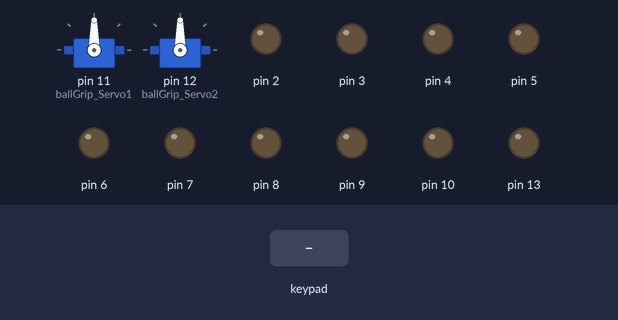
Bench run of a sketch on a simulated Arduino Uno, built with avr-gcc and run on an emulated ATmega328P. Shown: 2 × servo, output pins drawn as LEDs (lit = HIGH). The inputs (shaded band) are chosen by the test bench. What the sketch prints to the serial monitor is not drawn.

Above: at 1.2 s.
1.3 s: key 'U' pressed
At 1.5 s:
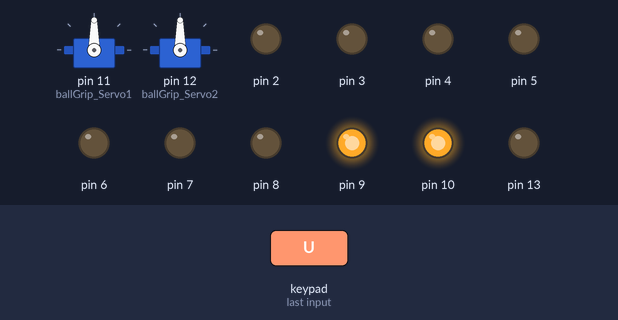
3.2 s: key 'L' pressed
At 3.4 s:
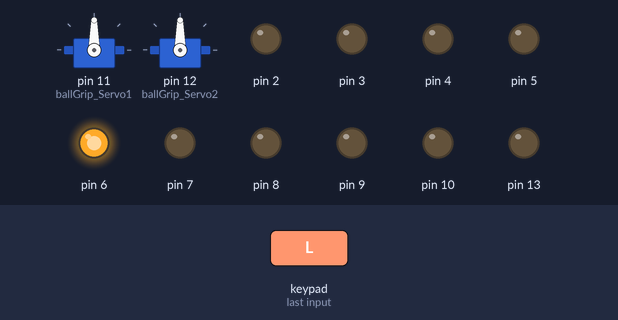
5.1 s: key 'X' pressed
At 5.3 s:
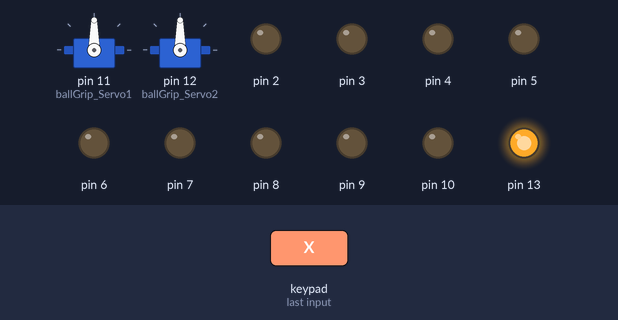
Timing chart, 0 to 8.1 s (numbered marks = the images above; inputs shaded):
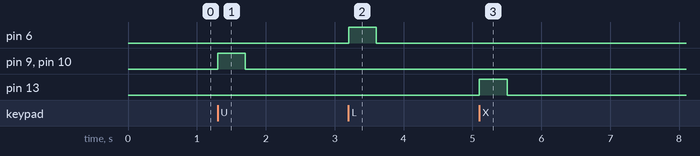

Measured:
- after the input at 1.3 s, pin 9, pin 10: LOW → HIGH at once, → LOW 0.40 s later
- after the input at 3.2 s, pin 6: LOW → HIGH at once, → LOW 0.40 s later
- after the input at 5.1 s, pin 13: LOW → HIGH at once, → LOW 0.40 s later

The sketch:

main.ino
```cpp
#include "TDK2021.h"
#include <Servo.h>
#include <PS2X_lib.h>
#include <SPI.h>
#include "RF24.h"
#include "Adafruit_Keypad.h"

//chassis motor
#define chassis_DCMotorLeftIN1 2
#define chassis_DCMotorLeftIN2 22
#define chassis_DCMotorRightIN1 3
#define chassis_DCMotorRightIN2 23

//flag grip
#define flagGrip_LinearActuator1IN1 38
#define flagGrip_LinearActuator1IN2 39
#define flagGrip_LinearActuator1PWM 4

#define flagGrip_LinearActuator2IN1 42
#define flagGrip_LinearActuator2IN2 43
#define flagGrip_LinearActuator2PWM 5

#define flagGrip_Motor_Y1_IN1 34
#define flagGrip_Motor_Y1_IN2 35
#define flagGrip_Motor_Y1_PWM 9

#define flagGrip_Motor_Y2_IN1 30
#define flagGrip_Motor_Y2_IN2 31
#define flagGrip_Motor_Y2_PWM 10

//ball grip
#define ballGrip_DCMOTOR_TONGUE_IN1 52
#define ballGrip_DCMOTOR_TONGUE_IN2 53
#define ballGrip_DCMOTOR_TONGUE_PWM 13

#define ballGrip_DCMotor1IN1 26
#define ballGrip_DCMotor1IN2 27
#define ballGrip_DCMotor1PWM 8

#define ballGrip_DCMotor2IN1 24
#define ballGrip_DCMotor2IN2 25
#define ballGrip_DCMotor2PWM 7

#define ballGrip_Servo1 11
#define ballGrip_Servo1_OPEN_ANGLE 90

#define ballGrip_Servo2 12
#define ballGrip_Servo2_OPEN_ANGLE 90

//climb boost
#define climbBoost_LinearActuatorIN1 46
#define climbBoost_LinearActuatorIN2 47
#define climbBoost_LinearActuatorPWM 6

//ps2 controller
#define PS2_DATA_PORT 48
#define PS2_COMMAND_PORT 49
#define PS2_ATTRIBUTE_PORT 50
#define PS2_CLOCK_PORT 51
#define SUPPORT_ANALOG_JOYSTICK true
#define SUPPORT_VIBRATION true
#define DEAD_AREA 5

////nRF24L01
//#define PIN_CE 42
//#define PIN_CSN 43
//#define PA_LEVEL RF24_PA_LOW
//#define DATA_RATE RF24_2MBPS
//const byte ADDRESS[] = "1Node";
//byte PIPE = 1;
//#define FREQUENCY 2400

//number pad
/*const int ROWS = 4;
const int COLS = 4;
char keys[ROWS][COLS] = { {'1', '2', '3', 'A'},
						  {'4', '5', '6', 'B'},
						  {'7', '8', '9', 'C'},
						  {'*', '0', '#', 'D'} };
byte rowPins[ROWS] = {44, 45, 46, 47};
byte colPins[COLS] = {48, 49, 50, 51};*/


TrackChassis chassis(chassis_DCMotorLeftIN1, chassis_DCMotorLeftIN2, chassis_DCMotorRightIN1, chassis_DCMotorRightIN2);

FlagGrip flaggrip(flagGrip_LinearActuator1IN1, flagGrip_LinearActuator1IN2, flagGrip_LinearActuator1PWM,
				  flagGrip_LinearActuator2IN1, flagGrip_LinearActuator2IN2, flagGrip_LinearActuator2PWM,
				  flagGrip_Motor_Y1_IN1, flagGrip_Motor_Y1_IN2, flagGrip_Motor_Y1_PWM,
				  flagGrip_Motor_Y2_IN1, flagGrip_Motor_Y2_IN2, flagGrip_Motor_Y2_PWM);

BallGrip ballgrip(ballGrip_DCMOTOR_TONGUE_IN1, ballGrip_DCMOTOR_TONGUE_IN2, ballGrip_DCMOTOR_TONGUE_PWM,
				  ballGrip_DCMotor1IN1, ballGrip_DCMotor1IN2, ballGrip_DCMotor1PWM,
				  ballGrip_DCMotor2IN1, ballGrip_DCMotor2IN2, ballGrip_DCMotor2PWM);

Servo ballgripservo1;
Servo ballgripservo2;

ClimbBoost climbboost(climbBoost_LinearActuatorIN1, climbBoost_LinearActuatorIN2, climbBoost_LinearActuatorPWM);

PS2X ps2x;

//RF24 radio(PIN_CE, PIN_C/SN);

//Adafruit_Keypad keypad = Adafruit_Keypad( makeKeymap(keys), rowPins, colPins, ROWS, COLS );


void setup()
{
	//serial
	Serial.begin(9600);

	//ball grip servo
	ballgripservo1.attach(ballGrip_Servo1);
  	ballgripservo1.write(ballGrip_Servo1_OPEN_ANGLE);

  	ballgripservo2.attach(ballGrip_Servo2);
  	ballgripservo2.write(ballGrip_Servo2_OPEN_ANGLE);

  	chassis.move(0, 0);

	//ps2x config CAUTION: MUST FIND CONTROLLER
	int error;
	do
	{
		error = ps2x.config_gamepad(PS2_CLOCK_PORT, PS2_COMMAND_PORT, PS2_ATTRIBUTE_PORT, PS2_DATA_PORT, SUPPORT_ANALOG_JOYSTICK, SUPPORT_VIBRATION);
		if(error == 0)            Serial.println("Controller found");
		else if(error == 1)       Serial.println("ERROR: No Controller found");
		else if(error == 2)       Serial.println("ERROR: Controller not accepting command");
		else if(error == 3)       Serial.println("ERROR: Controller refusing to enter Pressures Mode, may not support it");
	}while(error != 0);

  	//nRF24L01
  	//radio.begin();
  	//enter frequency
	//radio.setChannel( FREQUENCY - 2400 );
	//radio.setPALevel( PA_LEVEL );
	//radio.setDataRate( DATA_RATE );
	//radio.openReadingPipe( PIPE , ADDRESS );
	//radio.startListening();

	//serial1
	//Serial1.begin(9600);
}

void loop()
{
	//ps2
	ps2x.read_gamepad(false, 0);

	//bool transmitted = false;
	////controller read
	byte message[11] = {0};
	//if( radio.available( &PIPE ) )
	//{
	//	radio.read( &message, sizeof(message) );
	//}
	//if( Serial1.available() )
	//{
	//	transmitted = true;
	//	int counter = 0;
	//	while( Serial1.available() )
	//	{
	//		message[counter] = (byte)Serial1.read();
	//		counter++;
	//	}
	//}

	//Serial.println(transmitted);
	//Serial.println();
	//for(int i = 0; i < 11; i++)
	//{
	//	Serial.println(message[i]);
	//}
	//Serial.println("");
	//Serial.println("");
	//Serial.println("");


	//chassis
	//debug
	//Serial.println( ps2x.Analog(PSS_LX) );
	//Serial.println( ps2x.Analog(PSS_LY) );
	//Serial.println();
	//if(message[9] & 0b00010000)
	//	chassis.move(255, 255);
	//else if(message[9] & 0b01000000)
	//	chassis.move(-255, -255);
	//else if(message[9] & 0b00100000)
	//	chassis.move(255, -255);
	//else if(message[9] & 0b10000000)
	//	chassis.move(-255, 255);
	//else
	//	chassis.move(0, 0);

	if( ps2x.Analog(PSS_LX) < (128 - DEAD_AREA) )
	{
		chassis.move(255, -255);
	}
	else if( ps2x.Analog(PSS_LX) > (128 + DEAD_AREA) )
	{
		chassis.move(-255, 255);
	}
	else if( ps2x.Analog(PSS_LY) > (128 + DEAD_AREA) )
	{
		chassis.move(-255, -255);
	}
	else if( ps2x.Analog(PSS_LY) < (128 - DEAD_AREA) )
	{
		chassis.move(255, 255);
	}
	else
	{
		chassis.move(0, 0);
	}

	//flag grip
	int vy = 0;
	int vz = 0;
	if(ps2x.Button(PSB_PAD_UP)        || (message[8] & 0b10000000))
		vy = 255;
	else if(ps2x.Button(PSB_PAD_DOWN) || (message[8] & 0b00100000))
		vy = -255;

	if(ps2x.Button(PSB_L1)            || (message[8] & 0b00010000))
		vz = 255;
	else if(ps2x.Button(PSB_L2)       || (message[8] & 0b01000000))
		vz = -255;
	flaggrip.move(vy, vz);

	//ballgrip
	vy = 0;
	vz = 0;
	if(ps2x.Button(PSB_GREEN)     || message[8] & 0b00001000)
		vy = 255;
	else if(ps2x.Button(PSB_BLUE) || message[8] & 0b00000010)
		vy = -255;
	if(ps2x.Button(PSB_R1)        || message[8] & 0b00000001)
		vz = 255;
	else if(ps2x.Button(PSB_R2)   || message[8] & 0b00000100)
		vz = -255;
	ballgrip.move(vy, vz);

	//ball servo
	if(ps2x.ButtonPressed(PSB_PINK))
	{
		ballgripservo1.write( ballgripservo1.read() - 5 );
    ballgripservo2.write( ballgripservo2.read() - 5 );
	}
  else if( ps2x.ButtonPressed(PSB_RED) )
  {
    ballgripservo1.write( ballgripservo1.read() + 5 );
    ballgripservo2.write( ballgripservo2.read() + 5 );
  }
	//int potentio4_value = ( message[6] * 256 + message[7] );
	//if(potentio4_value > 0)
	//{
	//	ballgripservo1.write(potentio4_value * 180 / 1024);
	//}

	if( ps2x.Button(PSB_PAD_LEFT) )
	{
		climbboost.push();
	}
	else if( ps2x.Button( PSB_PAD_RIGHT ) )
	{
		climbboost.pull();
	}
	else
	{
		climbboost.stop();
	}

	delay(1);
}
```

TDK2021.cpp
```cpp
#include <Arduino.h>
#include "TDK2021.h"
#include <math.h>

TrackChassis::TrackChassis(int leftWheelIN1, int leftWheelIN2,
					 	   int rightWheelIN1, int rightWheelIN2)
{
	pinMode(leftWheelIN1, OUTPUT);
	pinMode(leftWheelIN2, OUTPUT);

	pinMode(rightWheelIN1, OUTPUT);
	pinMode(rightWheelIN2, OUTPUT);

	_leftWheelIN1 = leftWheelIN1;
	_leftWheelIN2 = leftWheelIN2;
	_rightWheelIN1 = rightWheelIN1;
	_rightWheelIN2 = rightWheelIN2;
}

void TrackChassis::move(int leftSpeed, int rightSpeed)
{
	int leftSpeed_inRange;
	int rightSpeed_inRange;

	//modify speed between range -255 255
	leftSpeed_inRange = inRangePM255(leftSpeed);
	rightSpeed_inRange = inRangePM255(rightSpeed);

	//set speed
	analogWrite(_leftWheelIN1, abs(leftSpeed_inRange) );
	analogWrite(_rightWheelIN1, abs(rightSpeed_inRange) );

	//set direction
	digitalWrite(_leftWheelIN2, (leftSpeed_inRange < 0) );
	digitalWrite(_rightWheelIN2, (rightSpeed_inRange > 0) );
}

int TrackChassis::inRangePM255(int number)
{
	if(number >= 256)
		number = 255;
	else if(number <= -256)
		number = -255;


	return number;
}

FlagGrip::FlagGrip(int zAxisNO1IN1, int zAxisNO1IN2, int zAxisNO1PWM,
			       int zAxisNO2IN1, int zAxisNO2IN2, int zAxisNO2PWM,
			       int yAxisNO1IN1, int yAxisNO1IN2, int yAxisNO1PWM,
			       int yAxisNO2IN1, int yAxisNO2IN2, int yAxisNO2PWM)
{
	pinMode(zAxisNO1IN1, OUTPUT);
	pinMode(zAxisNO1IN2, OUTPUT);
	pinMode(zAxisNO1PWM, OUTPUT);

	pinMode(zAxisNO2IN1, OUTPUT);
	pinMode(zAxisNO2IN2, OUTPUT);
	pinMode(zAxisNO2PWM, OUTPUT);

	pinMode(yAxisNO1IN1, OUTPUT);
	pinMode(yAxisNO1IN2, OUTPUT);
	pinMode(yAxisNO1PWM, OUTPUT);

	pinMode(yAxisNO2IN1, OUTPUT);
	pinMode(yAxisNO2IN2, OUTPUT);
	pinMode(yAxisNO2PWM, OUTPUT);

	_zAxisNO1IN1 = zAxisNO1IN1;
	_zAxisNO1IN2 = zAxisNO1IN2;
	_zAxisNO1PWM = zAxisNO1PWM;

	_zAxisNO2IN1 = zAxisNO2IN1;
	_zAxisNO2IN2 = zAxisNO2IN2;
	_zAxisNO2PWM = zAxisNO2PWM;

	_yAxisNO1IN1 = yAxisNO1IN1;
	_yAxisNO1IN2 = yAxisNO1IN2;
	_yAxisNO1PWM = yAxisNO1PWM;

	_yAxisNO2IN1 = yAxisNO2IN1;
	_yAxisNO2IN2 = yAxisNO2IN2;
	_yAxisNO2PWM = yAxisNO2PWM;
}

void FlagGrip::move(int vy, int vz)
{
	if(vz > 255)		vz = 255;
	if(vz < -255)		vz = -255;

	digitalWrite(_yAxisNO1IN1, vy > 0);
	digitalWrite(_yAxisNO1IN2, vy < 0);
	analogWrite(_yAxisNO1PWM, abs( vy ) );

	digitalWrite(_yAxisNO2IN1, vy > 0);
	digitalWrite(_yAxisNO2IN2, vy < 0);
	analogWrite(_yAxisNO2PWM, abs( vy ) );

	if(vz >= 0)
	{
		analogWrite(_zAxisNO1PWM, vz);
		digitalWrite(_zAxisNO1IN1, LOW);
		digitalWrite(_zAxisNO1IN2, HIGH);

		analogWrite(_zAxisNO2PWM, vz);
		digitalWrite(_zAxisNO2IN1, LOW);
		digitalWrite(_zAxisNO2IN2, HIGH);
	}
	else
	{
		int tempv = -vz;
		analogWrite(_zAxisNO1PWM, tempv);
		digitalWrite(_zAxisNO1IN1, HIGH);
		digitalWrite(_zAxisNO1IN2, LOW);

		analogWrite(_zAxisNO2PWM, tempv);
		digitalWrite(_zAxisNO2IN1, HIGH);
		digitalWrite(_zAxisNO2IN2, LOW);
	}
}

BallGrip::BallGrip(int yAxisIN1, int yAxisIN2, int yAxisPWM,
				           int zAxisNO1IN1, int zAxisNO1IN2, int zAxisNO1PWM,
				           int zAxisNO2IN1, int zAxisNO2IN2, int zAxisNO2PWM)
{
	pinMode(yAxisIN1, OUTPUT);
	pinMode(yAxisIN2, OUTPUT);
  	pinMode(yAxisPWM, OUTPUT);

	pinMode(zAxisNO1IN1, OUTPUT);
	pinMode(zAxisNO1IN2, OUTPUT);
	pinMode(zAxisNO1PWM, OUTPUT);

	pinMode(zAxisNO2IN1, OUTPUT);
	pinMode(zAxisNO2IN2, OUTPUT);
	pinMode(zAxisNO2PWM, OUTPUT);

	_yAxisIN1 = yAxisIN1;
	_yAxisIN2 = yAxisIN2;
  	_yAxisPWM = yAxisPWM;

	_zAxisNO1IN1 = zAxisNO1IN1;
	_zAxisNO1IN2 = zAxisNO1IN2;
	_zAxisNO1PWM = zAxisNO1PWM;

	_zAxisNO2IN1 = zAxisNO2IN1;
	_zAxisNO2IN2 = zAxisNO2IN2;
	_zAxisNO2PWM = zAxisNO2PWM;
}

void BallGrip::move(int vy, int vz)
{
	if(vz > 255)		vz = 255;
	if(vz < -255)		vz = -255;

	if(vz >= 0)
	{
		digitalWrite(_zAxisNO1IN1, HIGH);
		digitalWrite(_zAxisNO1IN2, LOW);
		analogWrite(_zAxisNO1PWM, vz);

		digitalWrite(_zAxisNO2IN1, HIGH);
		digitalWrite(_zAxisNO2IN2, LOW);
		analogWrite(_zAxisNO2PWM, vz);
	}
	else
	{
		int tempv = -vz;
		digitalWrite(_zAxisNO1IN1, LOW);
		digitalWrite(_zAxisNO1IN2, HIGH);
		analogWrite(_zAxisNO1PWM, tempv);

		digitalWrite(_zAxisNO2IN1, LOW);
		digitalWrite(_zAxisNO2IN2, HIGH);
		analogWrite(_zAxisNO2PWM, tempv);
	}

	if(vy >= 0)
  {
    digitalWrite(_yAxisIN1, HIGH);
    digitalWrite(_yAxisIN2, LOW);
    analogWrite(_yAxisPWM, vy);
  }
  else
  {
    int tempv = -vy;
    digitalWrite(_yAxisIN1, LOW);
    digitalWrite(_yAxisIN2, HIGH);
    analogWrite(_yAxisPWM, tempv);
  }
}

ClimbBoost::ClimbBoost(int pushIN1, int pushIN2, int pushPWM)
{
	pinMode(pushIN1, OUTPUT);
	pinMode(pushIN2, OUTPUT);
	pinMode(pushPWM, OUTPUT);

	_pushIN1 = pushIN1;
	_pushIN2 = pushIN2;
	_pushPWM = pushPWM;
}

void ClimbBoost::push()
{
	digitalWrite(_pushIN1, HIGH);
	digitalWrite(_pushIN2, LOW);
	analogWrite(_pushPWM, 255);
}

void ClimbBoost::pull()
{
	digitalWrite(_pushIN1, LOW);
	digitalWrite(_pushIN2, HIGH);
	analogWrite(_pushPWM, 255);
}

void ClimbBoost::stop()
{
  digitalWrite(_pushIN1, LOW);
  digitalWrite(_pushIN2, LOW);
  analogWrite(_pushPWM, 0);
}
```

TDK2021.h
```cpp
#ifndef _TDK2021_H_
#define _TDK2021_H_


#include <Arduino.h>

class TrackChassis
{
	public:
		TrackChassis(int leftWheelIN1, int leftWheelIN2,
					 int rightWheelIN1, int rightWheelIN2);
		void move(int leftSpeed, int rightSpeed);

	private:
		int inRangePM255(int number);

		int _leftWheelIN1;				//speed
		int _leftWheelIN2;				//direc
		int _rightWheelIN1;				//speed
		int _rightWheelIN2;				//direc
};

class FlagGrip
{
	public:
		FlagGrip(int zAxisNO1IN1, int zAxisNO1IN2, int zAxisNO1PWM,
			     int zAxisNO2IN1, int zAxisNO2IN2, int zAxisNO2PWM,
			     int yAxisNO1IN1, int yAxisNO1IN2, int yAxisNO1PWM,
				 int yAxisNO2IN1, int yAxisNO2IN2, int yAxisNO2PWM);
		void move(int vy, int vz);

	private:
		//up & down
		int _zAxisNO1IN1;
		int _zAxisNO1IN2;
		int _zAxisNO1PWM;

		int _zAxisNO2IN1;
		int _zAxisNO2IN2;
		int _zAxisNO2PWM;

		//foward backward NO.1
		int _yAxisNO1IN1;
		int _yAxisNO1IN2;
		int _yAxisNO1PWM;
		//NO.2
		int _yAxisNO2IN1;
		int _yAxisNO2IN2;
		int _yAxisNO2PWM;

};

class BallGrip
{
	public:
		BallGrip(int yAxisIN1, int yAxisIN2, int yAxisPWM,
				     int zAxisNO1IN1, int zAxisNO1IN2, int zAxisNO1PWM,
				     int zAxisNO2IN1, int zAxisNO2IN2, int zAxisNO2PWM);
		void move(int vy, int vz);

	private:
		int _yAxisIN1;
		int _yAxisIN2;
    int _yAxisPWM;

		int _zAxisNO1IN1;
		int _zAxisNO1IN2;
		int _zAxisNO1PWM;

		int _zAxisNO2IN1;
		int _zAxisNO2IN2;
		int _zAxisNO2PWM;
};

class ClimbBoost
{
	public:
		ClimbBoost(int pushIN1, int pushIN2, int pushPWM);

		void push();
		void pull();
    void stop();

	private:
		int _pushIN1;
		int _pushIN2;
		int _pushPWM;
};


#endif
```
